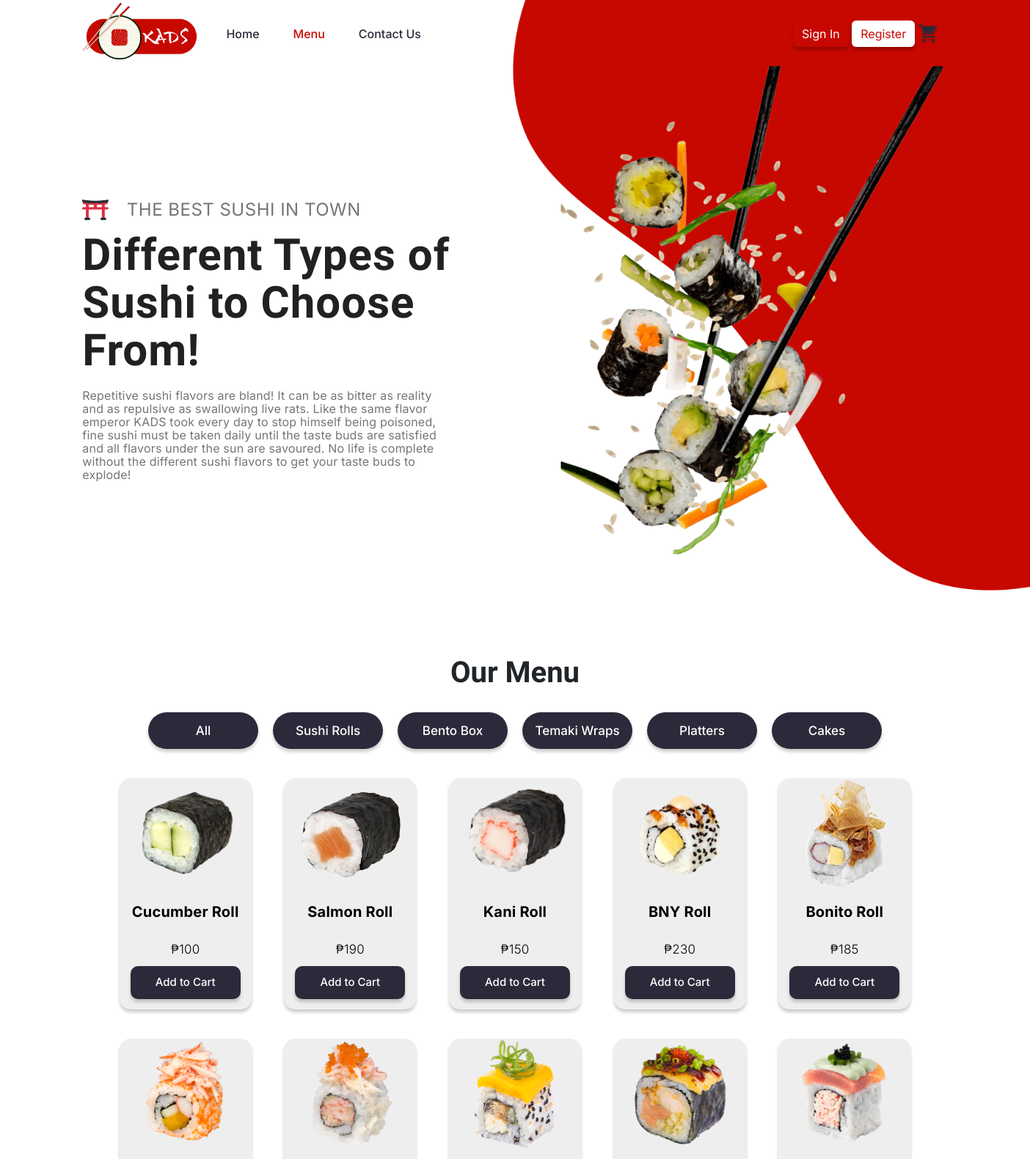
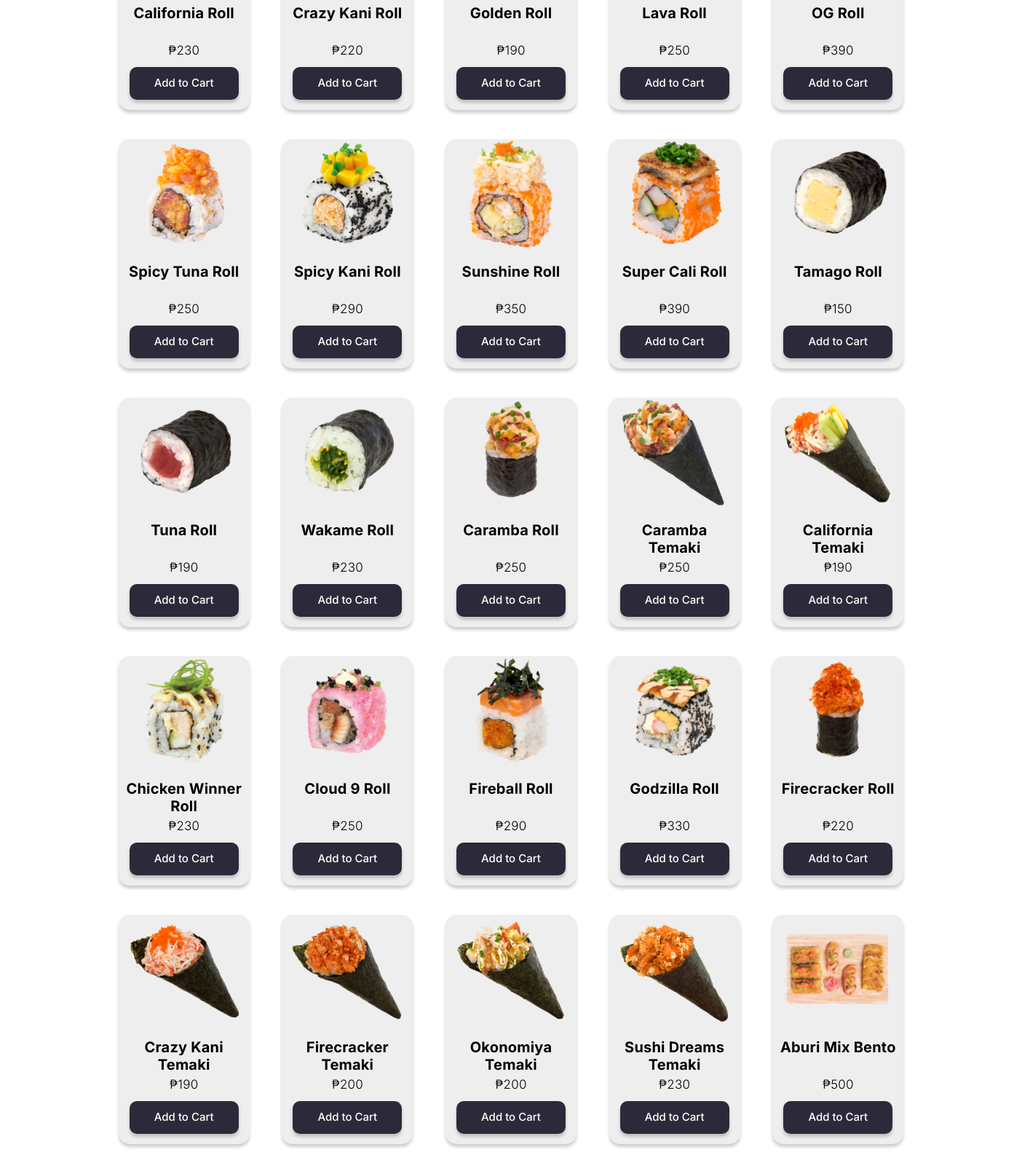
Page /menu.php (upper part) on the committed database (2 pictures, top to bottom).
### tables this page shows
CREATE TABLE `categories` (
  `id` int(11) NOT NULL,
  `categoryName` varchar(255) DEFAULT NULL
);

CREATE TABLE `products` (
  `id` int(11) NOT NULL,
  `image` varchar(400) DEFAULT NULL,
  `productName` varchar(255) DEFAULT NULL,
  `price` int(11) NOT NULL,
  `category` int(11) DEFAULT NULL
);

### menu.php (the view, shortened to what this page needs)
<?php
include 'conn.php';
?>
<!DOCTYPE html>
<html lang="en" class="scroller">
<head>
    <link href="https://cdn.jsdelivr.net/npm/bootstrap@5.2.3/dist/css/bootstrap.min.css" rel="stylesheet"
>
    <link rel="stylesheet" href="https://cdnjs.cloudflare.com/ajax/libs/font-awesome/6.1.2/css/all.min.css">
    <link rel="stylesheet" href="css/header-responsive.css" />
    <link rel="stylesheet" href="css/footer.css" />
    <link rel="stylesheet" href="css/menu.css" />
</head>
<body>
    <nav class="navbar navbar-expand-lg navbar-light">
      <div class="container-fluid navbar-content">
          <a class="navbar-brand" href="/KADS">
              <img src="images/kads_logo_1.png" alt="" height="85" id="headerlogo">
          </a>
        <div class="collapse navbar-collapse" id="navbarText">
          <ul class="navbar-nav me-auto mb-2 mb-lg-0">
            <li class="nav-item">
              <a class="nav-link" aria-current="page" href="/KADS" >Home</a>
            </li>
            <li class="nav-item">
              <a class="nav-link active activelink" href="menu.php">Menu</a>
            </li>
            <li class="nav-item">
              <a class="nav-link" href="contact.php">Contact Us</a>
            </li>
          </ul>
          <ul class="navbar-nav">
              <li class="nav-item">
                <a href="login.php">
                  <button class="btn btn-primary" type="submit" id="sign-in-menu">Sign In</button>
                </a>
                <a href="registration.php">
                  <button class="btn btn-primary" type="submit" id="register-menu">Register</button>
                </a>
                  <a href="login.php">
                    <img class="cart" src="images/cart-vector-menu.png" alt="cart" height="25" width="25"/>
                  </a>
              </li>
          </ul>
        </div>
      </div>
    </nav>
    <div class="d-flex content-1">
      <div class="me-auto ml-auto left1 align-self-center">
        <div class="description_left">
            <img class="town-emoji" src="images/town-emoji.png">
            <span class="description_tagline">THE BEST SUSHI IN TOWN</span>
            <p class="description_header">Different Types of Sushi to Choose From!</p>
            <p class="description_text">Repetitive sushi flavors are bland! It can be as bitter as reality and as repulsive as swallowing live rats. Like the same flavor emperor KADS took every day to stop himself being poisoned, fine sushi must be taken daily until the taste buds are satisfied and all flavors under the sun are  savoured.
                No life is complete without the different sushi flavors to get your taste buds to explode!</p>
        </div>
      </div>
      <div class="description_right">
        <img class="sushi-blob" src="images/sushi-blob.png">
      </div>
    </div>
    <div class="menu_container">
        <div class="title">
            <h2>Our Menu</h2>
        </div>
        <div class="content">
            <div class="list">
                <li data-color=".All">All</li>
                <?php
                $sql1 = "SELECT * FROM categories" ;
                $result = mysqli_query($conn, $sql1);
                if(mysqli_num_rows($result) > 0) {
                    while($row = mysqli_fetch_assoc($result)){
                        $getFirstWord = explode(" ", $row['categoryName']);
                        $sort = strtolower($getFirstWord[0]);
                ?>
                <li data-color=".<?php echo $sort; ?>"><?php echo $row['categoryName']; ?></li>
                <?php }
                }?>
            </div>
        </div>
        <div class="menu_box">
        <?php
            $sql2 = "SELECT * FROM products INNER JOIN categories ON products.category = categories.id" ;
            $result = mysqli_query($conn, $sql2);
                if(mysqli_num_rows($result) > 0) {
                    while($row = mysqli_fetch_assoc($result)){
                        $getFirstWord = explode(" ", $row['categoryName']);
                        $sort = strtolower($getFirstWord[0]);
            ?>
            <div class="box All <?php echo $sort; ?>">
                <div class="box_img">
                    <img src="img/menu/<?=$row['image']?>" alt="">
                </div>
                <div class="text">
                    <p><?php echo $row['productName']; ?></p>
                    <section>₱<?php echo $row['price']; ?></section>
                    <button>Add to Cart</button>
                </div>
            </div>
            <?php }
                }?>
        </div>
    </div>
</body>
</html>

### css/header-responsive.css (style rules this page uses)
body { font-family: Inter; }
.navbar { z-index: 1000; font-family: Readex Pro; }
.navbar-content { padding: 0 8%; margin-bottom: -10px; margin-top: -10px; font-family: Readex Pro; position:sticky; }
.nav-item { padding: 0 15px; font-family: Readex Pro; }
.nav-link { color: #2C293A; font-weight: 500; font-family: Readex Pro; }
.nav-item > .active { color:#C70800 !important; }
#sign-in-menu { background-color: #C70800; color: #fff; border: #C70800; box-shadow: 0px 4px 4px #00000040; }
#register-menu { background-color: #ffffff; color: #C70800; border: #ffffff; box-shadow: 0px 4px 4px #00000040; }
.cart { filter: drop-shadow(0px 2px 2px #00000040); }
.btn-primary { color: white; }
a { text-decoration: none; font-family: Readex Pro; }

### css/footer.css (style rules this page uses)
html { scroll-behavior: smooth; }
.scroller { overflow-y: scroll; overflow-x: hidden; scrollbar-color: #C70800 #2C2A3A; scrollbar-width: thin; }
a:link, a:visited, a:hover, a:active { text-decoration: none; font-family: Inter; }

### css/menu.css (style rules this page uses)
:root { --primary: #C70800; --primary-dark: #8e0001; --secondary: #2C2A3A; --light: #E7E7E7; }
* { padding: 0; margin: 0; list-style: none; box-sizing: border-box; }
body { background: #ffffff; }
.description_left { width: 500px; }
.town-emoji { width: 36px; height: 28px; margin-right: 20px; }
.description_tagline { width: calc(330px + 12vw); height: 28px; font-family: 'Inter'; font-style: normal; font-weight: 400; font-size: 24px; line-height: 28px; vertical-align: middle; flex-wrap: wrap; text-align: left; letter-spacing: 0.5px; color: #757575; }
.description_header { width: calc(430px + 12vw); margin-top: 15px; margin-bottom: 0; font-family: 'Readex Pro'; font-style: normal; font-weight: 700; font-size: 60px; line-height: 65px; vertical-align: middle; letter-spacing: 1px; text-align: left; color: #212121; flex-wrap: wrap; }
.description_text { width: calc(330px + 12vw); margin-top: 20px; margin-bottom: 0; font-family: 'Inter'; font-style: normal; font-weight: 400; font-size: 16px; line-height: 18px; letter-spacing: 0.2px; text-align: left; color: #757575; }
.description_right { margin-top: -100px; }
.sushi-blob { width: auto; height: 846.9px; }
.menu_container { width: 80%; margin: 55px auto; text-align: center; }
.menu_container .title { width: auto; margin: auto; }
.menu_container .title h2 { font-family: 'Readex Pro'; font-style: normal; font-weight: 700; font-size: 40px; margin-bottom: 20px; text-align: center; }
.content .list { display: flex; flex-wrap: wrap; justify-content: center; box-shadow: (0px 4px 4px rgba(0, 0, 0, 0.25)); }
.content .list li { font-family: 'Inter'; font-style: normal; font-weight: 500; font-size: 17px; color: #ffffff; margin: 0px 10px; transition: .3s ease-in-out; cursor: pointer; background-color: #2C2A3A; border-radius: 25px; width: 150px; height: 50px; line-height: 50px; box-shadow: 0px 4px 4px rgba(0, 0, 0, 0.2); margin-top: 10px; }
.menu_box { display: grid; grid-template-columns: repeat(auto-fit, minmax(210px, auto)); flex-wrap: wrap; justify-items: center; margin-bottom: 100px; }
.box { width: 180px; height: 315px; margin-top: 40px; background: #EEEEEE; border-radius: 15px; box-shadow: 0px 4px 4px rgba(0, 0, 0, 0.2); }
.box .box_img { width: auto; text-align: center; }
.box_img img { width: 150px; height: 150px; }
.box .text { text-align: center; width: 100%; }
.text p { height: 30px; font-family: 'Inter'; font-style: normal; font-weight: 700; font-size: 20px; color: #000000; padding: 0 10px; }
.text section { height: 25px; margin-top: 10px; margin-bottom: 15px; font-family: 'Inter'; font-style: normal; font-weight: 300; font-size: 17px; padding-top:5px; color: #000000; }
.text button { width: 150px; height: 45px; border-radius: 10px; border: none; background-color: #2C2A3A; box-shadow: 0px 4px 4px rgba(0, 0, 0, 0.2); font-family: 'Inter'; font-style: normal; font-weight: 500; font-size: 15 px; color: #ffffff; }
.left1 { margin-left: 8vw; }
.text { font-family: 'Inter'; font-style: normal; font-weight: 400; font-size: 15px; line-height: 24px; letter-spacing: 0.2px; color: #757575; padding: 20px 0; max-width: 400px; }

### rows in the picture
categories: categoryName "Sushi Rolls"
categories: categoryName "Bento Box"
categories: categoryName "Temaki Wraps"
categories: categoryName "Platters"
categories: categoryName "Cakes"
products: image (picture), productName "Cucumber Roll", price "100"
products: image (picture), productName "Salmon Roll", price "190"
products: image (picture), productName "Kani Roll", price "150"
products: image (picture), productName "BNY Roll", price "230"
products: image (picture), productName "Bonito Roll", price "185"
products: image (picture), productName "California Roll", price "230"
products: image (picture), productName "Crazy Kani Roll", price "220"
products: image (picture), productName "Golden Roll", price "190"
products: image (picture), productName "Lava Roll", price "250"
products: image (picture), productName "OG Roll", price "390"
products: image (picture), productName "Spicy Tuna Roll", price "250"
products: image (picture), productName "Spicy Kani Roll", price "290"
products: image (picture), productName "Sunshine Roll", price "350"
products: image (picture), productName "Super Cali Roll", price "390"
products: image (picture), productName "Tamago Roll", price "150"
products: image (picture), productName "Tuna Roll", price "190"
products: image (picture), productName "Wakame Roll", price "230"
products: image (picture), productName "Caramba Roll", price "250"
products: image (picture), productName "Caramba Temaki", price "250"
products: image (picture), productName "California Temaki", price "190"
products: image (picture), productName "Chicken Winner Roll", price "230"
products: image (picture), productName "Cloud 9 Roll", price "250"
products: image (picture), productName "Fireball Roll", price "290"
products: image (picture), productName "Godzilla Roll", price "330"
products: image (picture), productName "Firecracker Roll", price "220"
products: image (picture), productName "Crazy Kani Temaki", price "190"
products: image (picture), productName "Firecracker Temaki", price "200"
products: image (picture), productName "Okonomiya Temaki", price "200"
products: image (picture), productName "Sushi Dreams Temaki", price "230"
products: image (picture), productName "Aburi Mix Bento", price "500"
